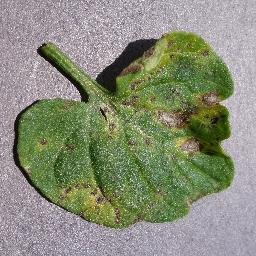
%> input picture images/Tomato___Septoria_leaf_spot.JPG, 256 x 256 px
$ octave --eval "compare_color_spaces('images/Tomato___Septoria_leaf_spot.JPG');"   (GNU Octave 9; MATLAB toolbox functions it lacks are replaced by stand-ins)
%> lines starting %> are read from the running program, lines starting %| are printed output that depends on the picture
%> in compare_color_spaces, img_rgb is the input picture: size 256x256x3 uint8; mean R, G, B 136.8, 141.2, 120.8
### rgb2cmyk.m
function img_cmyk = rgb2cmyk(img_rgb)
    % Normalize RGB values
    img_rgb = double(img_rgb) / 255.0;
%> img_rgb: size 256x256x3 double

    % Extract RGB channels
    R = img_rgb(:, :, 1);
    G = img_rgb(:, :, 2);
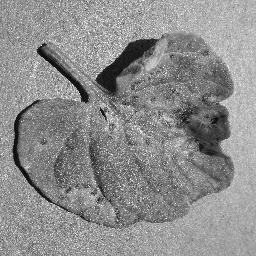
%> G: size 256x256 double; min 0, max 1, mean 0.554
    B = img_rgb(:, :, 3);
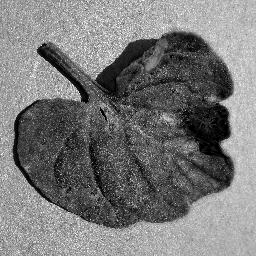
%> B: size 256x256 double; min 0, max 1, mean 0.474

    % Calculate CMY components
    C = 1 - R;
    M = 1 - G;
    Y = 1 - B;
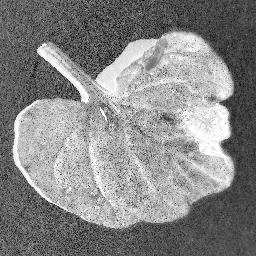
%> Y: size 256x256 double; min 0, max 1, mean 0.526

    % Calculate K (Key, or black) component
    K = min(C, min(M, Y));

    % Adjust CMY components by subtracting K
    C = (C - K) ./ (1 - K);
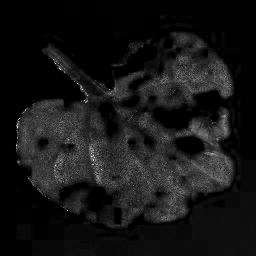
%> C: size 256x256 double; min 0, max 1, mean 0.0866
    M = (M - K) ./ (1 - K);
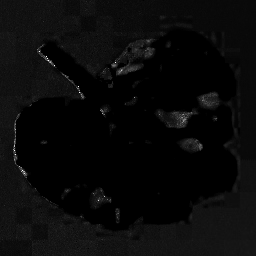
%> M: size 256x256 double; min 0, max 1, mean 0.0385
    Y = (Y - K) ./ (1 - K);
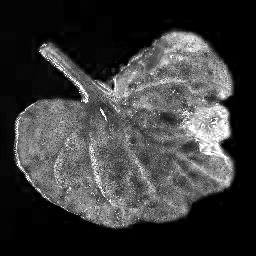
%> Y: size 256x256 double; min 0, max 1, mean 0.232

    % Create CMYK image
    img_cmyk = cat(3, C, M, Y);
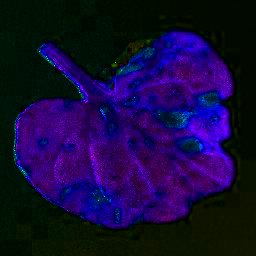
%> img_cmyk: size 256x256x3 double; mean R, G, B 0.0866, 0.0385, 0.232
end

### rgb2grayc.m
function img_gray = rgb2grayc(img_rgb)
    % Check if the input image is RGB
    if size(img_rgb, 3) == 3
        % Convert RGB to grayscale using luminance method
        img_gray = 0.2989 * img_rgb(:,:,1) + 0.5870 * img_rgb(:,:,2) + 0.1140 * img_rgb(:,:,3);
    else
        % If the input image is already grayscale, return it as is
        img_gray = img_rgb;
    end
end

### compare_color_spaces.m
function compare_color_spaces(image_path)
    try
        % Read the image
        img_rgb = imread(image_path);

        % Ensure image is uint8
        if ~isa(img_rgb, 'uint8')
            img_rgb = uint8(img_rgb);
        end

        % Display the RGB image
        figure('Name', 'RGB Image');
        subplot(1, 3, 1);
        imshow(img_rgb);
        title('RGB');
        % Convert RGB to CMYK (approximate conversion)
        if size(img_rgb, 3) == 3  % Check if image is RGB
            img_cmyk = rgb2cmyk(img_rgb);
            % Display the CMYK image
            subplot(1, 3, 2);
            imshow(img_cmyk);
            title('CMYK');

        else
            disp('Image is not RGB. Skipping CMYK conversion.');
        end

        % Display grayscale image for comparison
        img_gray = rgb2grayc(img_rgb);
        subplot(1, 3, 3);
        imshow(img_gray);
        title('Grayscale');

        % Wait for button press to close the figure
        waitforbuttonpress;
        close(gcf);

    catch ME
        fprintf('Error occurred: %s\n', ME.message);
    end
end

$ run again, on images/Tomato___Tomato_mosaic_virus.JPG
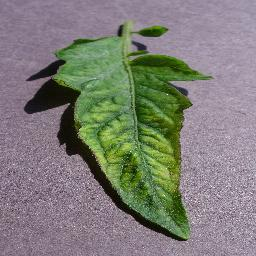
%> input picture images/Tomato___Tomato_mosaic_virus.JPG, 256 x 256 px
%> in compare_color_spaces, img_rgb is the input picture: size 256x256x3 uint8; mean R, G, B 126.8, 126.1, 119.3
%> img_rgb: size 256x256x3 double
%> in rgb2cmyk, `img_cmyk = cat(3, C, M, Y);`:
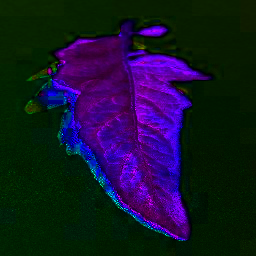
%> img_cmyk: size 256x256x3 double; mean R, G, B 0.0899, 0.0824, 0.173
%> in rgb2grayc, `img_gray = 0.2989 * img_rgb(:,:,1) + 0.5870 * img_rgb(:,:,2) + 0.1140 ..`:
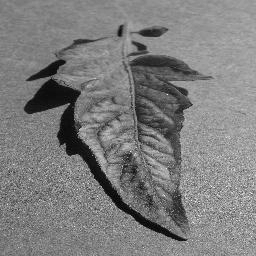
%> img_gray: size 256x256 uint8; min 0, max 252, mean 125.5
